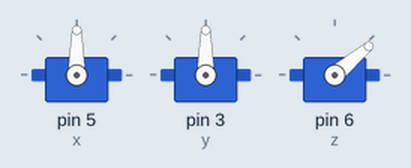
Simulated run of this sketch. Board: Arduino Uno, built with avr-gcc and run on an emulated ATmega328P. On the bench: 3 × servo.

Above: at 0.05 s.
At 2.2 s:
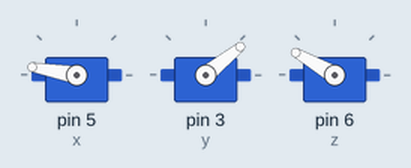
At 4.35 s:
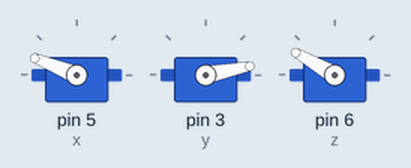
At 8.7 s:
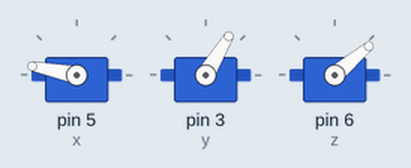
At 12.35 s:
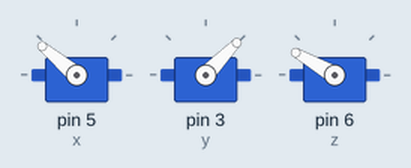
At 17.35 s:
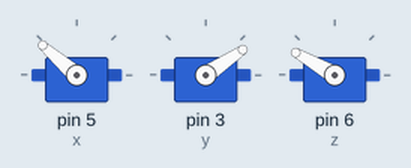
Timing chart, 0 to 20.0 s (numbered marks = the images above):
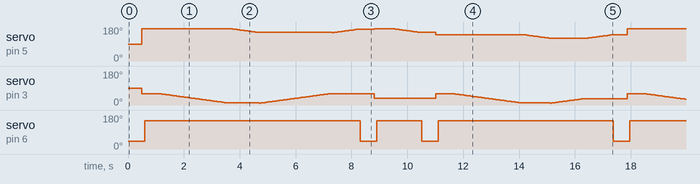

Measured:
- by itself, servo on pin 5 (x): moves between 120° and 170°, repeating every 17.4 s
- by itself, servo on pin 3 (y): moves between 10° and 60°, repeating every 17.4 s
- by itself, servo on pin 6 (z): 40° → 150° at 0.60 s, → 40° 7.7 s later, → 150° 0.60 s later, → 40° 1.6 s later, … (13 changes in this stretch)

The sketch:

umniy_kvadrat.ino
```cpp
#include <Servo.h>
Servo x;
Servo y;
Servo z;
void setup() {
x.attach(5);
y.attach(3);
z.attach(6);

}

void loop() {

text();
}
void text(){
 z.write(40);
delay(500);
  x.write(170);
  y.write(60);
    delay(100);
  z.write(150);
  delay(500);
  for (int i=60; i>10; i-=1){
 y.write(i);
 delay(50);
  }
  delay(100);
   for (int i=170; i>150; i-=1){
 x.write(i);
 delay(50);
  }
  for (int i=10; i<60; i+=1){
 y.write(i);
 delay(50);
  }
  delay(100);
   for (int i=150; i<170; i+=1){
 x.write(i);
 delay(50);
  }
 z.write(40);
delay(500);
  x.write(170);
  y.write(35);
    delay(100);
  z.write(150);
  delay(500);
  delay(100);
   for (int i=170; i>150; i-=1){
 x.write(i);
 delay(50);
  }
   z.write(40);
delay(500);
  x.write(140);
  y.write(60);
    delay(100);
  z.write(150);
  delay(500);
  for (int i=60; i>10; i-=1){
 y.write(i);
 delay(50);
  }
    for (int i=140; i>120; i-=1){
 x.write(i);
 delay(50);
  }
    for (int i=10; i<35; i+=1){
 y.write(i);
 delay(50);
  }
    for (int i=120; i<140; i+=1){
 x.write(i);
 delay(50);
  }
}
/* void kvadrat(){
  z.write(40);
  delay(500);
  x.write(160);
  y.write(160);
    delay(1000);
  z.write(150);
  delay(500);
  for (int i=160; i>10; i-=2){
 y.write(i);
 delay(50);
  }
  delay(100);
    for (int i=160; i>10; i-=2){
 x.write(i);
 delay(50);
  }
  z.write(40);
  delay(500);
  x.write(160);
  y.write(160);
    delay(1000);
  z.write(150);
  delay(500);
   for (int i=160; i>10; i-=2){
 x.write(i);
 delay(50);
  }

    for (int i=160; i>10; i-=2){
 y.write(i);
 delay(50);
  }

}
*/
```
